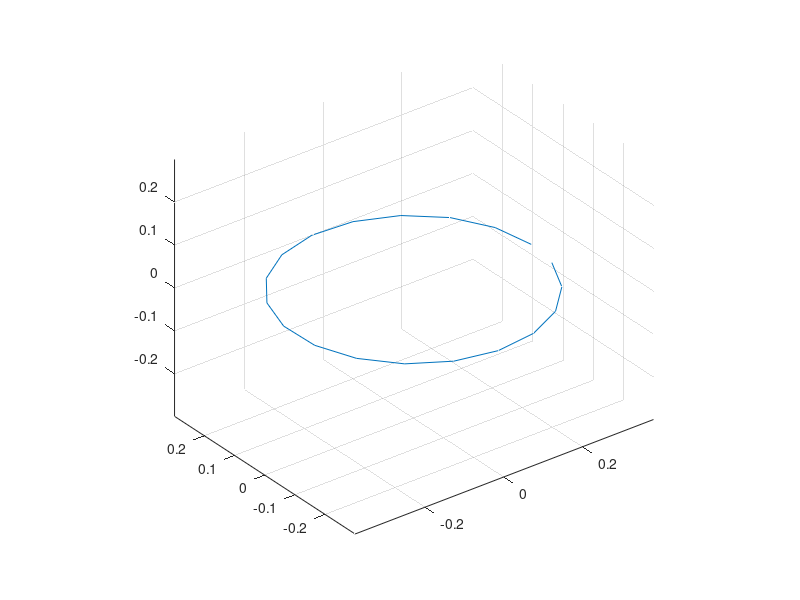

Source code (MATLAB):
function circonferenza = trajCircle()
r = [0 0 1]'; % versore asse della cfr
d = [0 0  2]'; % coordinata punto sull asse
Pi = [0.3 0 0]'; % vettore posizione punto pi della cfr
delta = Pi-d;
c = d + (delta'*r)*r;

ro = norm(Pi-c);
i = 1;
for s = 0:0.1:2*pi*ro
circonferenza(:,i) = [ro*cos(s/ro);
                      ro*sin(s/ro);
                           0       ] + c;
        
  i = i+1;
end
figure(1)
grid on,hold on
axis equal
view(3)
plot3(circonferenza(1,:),circonferenza(2,:),circonferenza(3,:))
end